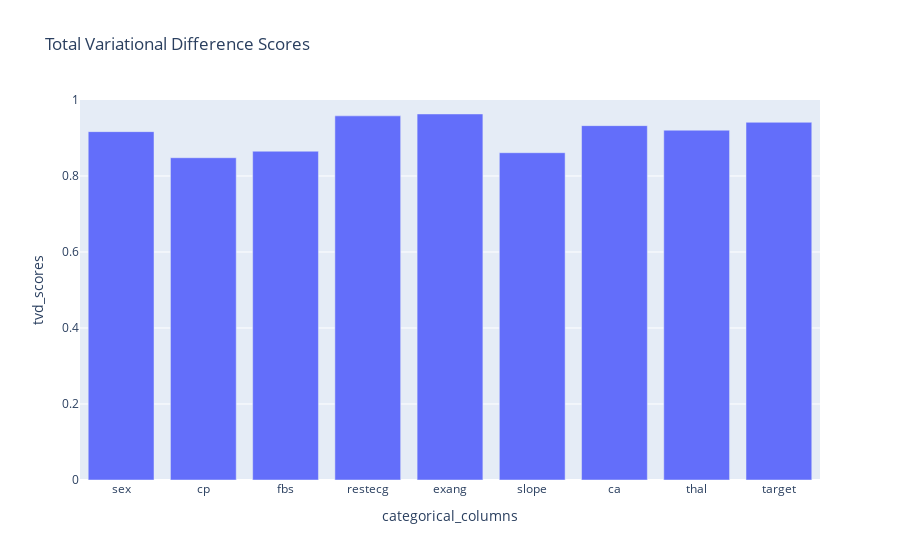

The cell this chart's notebook holds for it:
### Code cell
tvd_figure

### Figure 1 — Plotly figure (JSON) as saved in the notebook; plotly's stock layout.template omitted (floating-point values rounded to 4 significant figures)
{"data": [{"alignmentgroup": "True", "hovertemplate": "categorical_columns=%{x}<br>tvd_scores=%{y}<extra></extra>", "legendgroup": "", "marker": {"color": "#636efa", "pattern": {"shape": ""}}, "name": "", "offsetgroup": "", "orientation": "v", "showlegend": false, "textposition": "inside", "type": "bar", "x": ["sex", "cp", "fbs", "restecg", "exang", "slope", "ca", "thal", "target"], "xaxis": "x", "y": [0.9168, 0.8481, 0.8652, 0.9582, 0.9633, 0.8613, 0.9325, 0.9205, 0.9413], "yaxis": "y"}], "layout": {"barmode": "relative", "legend": {"tracegroupgap": 0}, "title": {"text": "Total Variational Difference Scores"}, "xaxis": {"anchor": "y", "domain": [0, 1], "title": {"text": "categorical_columns"}}, "yaxis": {"anchor": "x", "domain": [0, 1], "range": [0, 1], "title": {"text": "tvd_scores"}}}}
